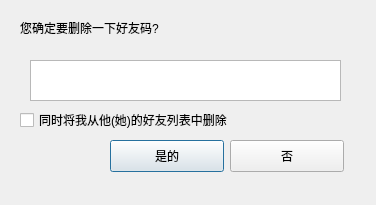
<?xml version="1.0" encoding="UTF-8"?>
<ui version="4.0">
 <class>DeleteBuddyDialog</class>
 <widget class="QDialog" name="DeleteBuddyDialog">
  <property name="geometry">
   <rect>
    <x>0</x>
    <y>0</y>
    <width>376</width>
    <height>205</height>
   </rect>
  </property>
  <property name="windowTitle">
   <string>删除好友</string>
  </property>
  <property name="modal">
   <bool>true</bool>
  </property>
  <widget class="QLabel" name="label">
   <property name="geometry">
    <rect>
     <x>20</x>
     <y>20</y>
     <width>161</width>
     <height>16</height>
    </rect>
   </property>
   <property name="text">
    <string>您确定要删除一下好友码?</string>
   </property>
  </widget>
  <widget class="QPushButton" name="yes_btn">
   <property name="geometry">
    <rect>
     <x>110</x>
     <y>140</y>
     <width>114</width>
     <height>32</height>
    </rect>
   </property>
   <property name="text">
    <string>是的</string>
   </property>
   <property name="shortcut">
    <string>Return</string>
   </property>
  </widget>
  <widget class="QPushButton" name="no_btn">
   <property name="geometry">
    <rect>
     <x>230</x>
     <y>140</y>
     <width>114</width>
     <height>32</height>
    </rect>
   </property>
   <property name="text">
    <string>否</string>
   </property>
   <property name="shortcut">
    <string>Esc</string>
   </property>
  </widget>
  <widget class="QCheckBox" name="delete_me_checkbox">
   <property name="geometry">
    <rect>
     <x>20</x>
     <y>110</y>
     <width>251</width>
     <height>20</height>
    </rect>
   </property>
   <property name="text">
    <string>同时将我从他(她)的好友列表中删除</string>
   </property>
  </widget>
  <widget class="QTextEdit" name="show_msg_text_edit">
   <property name="enabled">
    <bool>true</bool>
   </property>
   <property name="geometry">
    <rect>
     <x>30</x>
     <y>60</y>
     <width>311</width>
     <height>41</height>
    </rect>
   </property>
   <property name="lineWidth">
    <number>1</number>
   </property>
   <property name="verticalScrollBarPolicy">
    <enum>Qt::ScrollBarAlwaysOff</enum>
   </property>
   <property name="lineWrapMode">
    <enum>QTextEdit::WidgetWidth</enum>
   </property>
   <property name="html">
    <string>&lt;!DOCTYPE HTML PUBLIC &quot;-//W3C//DTD HTML 4.0//EN&quot; &quot;http://www.w3.org/TR/REC-html40/strict.dtd&quot;&gt;
&lt;html&gt;&lt;head&gt;&lt;meta name=&quot;qrichtext&quot; content=&quot;1&quot; /&gt;&lt;style type=&quot;text/css&quot;&gt;
p, li { white-space: pre-wrap; }
&lt;/style&gt;&lt;/head&gt;&lt;body style=&quot; font-family:'DejaVu Sans'; font-size:9pt; font-weight:400; font-style:normal;&quot;&gt;
&lt;p style=&quot;-qt-paragraph-type:empty; margin-top:0px; margin-bottom:0px; margin-left:0px; margin-right:0px; -qt-block-indent:0; text-indent:0px; font-family:'Lucida Grande'; font-size:13pt;&quot;&gt;&lt;/p&gt;&lt;/body&gt;&lt;/html&gt;</string>
   </property>
   <property name="textInteractionFlags">
    <set>Qt::TextSelectableByKeyboard|Qt::TextSelectableByMouse</set>
   </property>
  </widget>
 </widget>
 <resources/>
 <connections>
  <connection>
   <sender>yes_btn</sender>
   <signal>clicked()</signal>
   <receiver>DeleteBuddyDialog</receiver>
   <slot>accept()</slot>
   <hints>
    <hint type="sourcelabel">
     <x>166</x>
     <y>155</y>
    </hint>
    <hint type="destinationlabel">
     <x>187</x>
     <y>102</y>
    </hint>
   </hints>
  </connection>
  <connection>
   <sender>no_btn</sender>
   <signal>clicked()</signal>
   <receiver>DeleteBuddyDialog</receiver>
   <slot>reject()</slot>
   <hints>
    <hint type="sourcelabel">
     <x>286</x>
     <y>155</y>
    </hint>
    <hint type="destinationlabel">
     <x>187</x>
     <y>102</y>
    </hint>
   </hints>
  </connection>
 </connections>
</ui>
